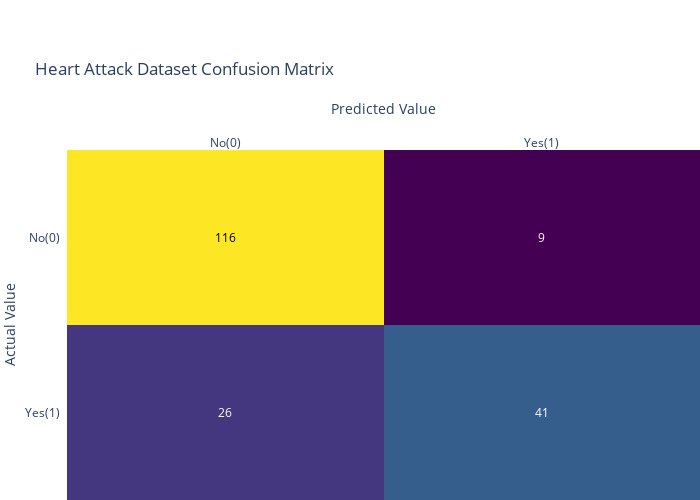
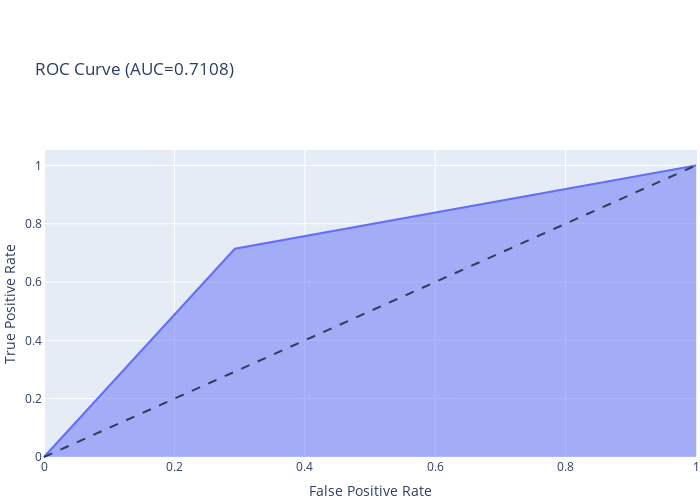

Here is the notebook cell these charts were saved with, in order:
### Markdown cell above
**In the Tutorial Completion Document, describe your findings.**

b. Evaluate the above model. List your observations. Plot the confusion matrix (Accuracy, Precesion, Recall and F1 Score) and ROC curve.

### Code cell
# Use the model from previous step (TASK I.a)

# To-do: Evaluate the above model.
# List your observations. Plot the confusion matrix (Accuracy, Precesion, Recall and F1 Score) and ROC curve.
fig = ff.create_annotated_heatmap(cnf_matrix, x=names, y=names, colorscale=px.colors.sequential.Viridis)

fig.update_layout(title='Heart Attack Dataset Confusion Matrix',
                  autosize=False,
                  width=700,
                  height=500,
                  margin=dict(
                      t=150,
                      l=0,
                      r=0,
                      b=0,
                  ),
                  xaxis_title='Predicted Value',
                  yaxis_categoryorder='category descending',
                  yaxis_title='Actual Value')
fig.show()

# crosstab
pd.crosstab(y_test, y_pred, rownames = ['Actual'], colnames =['Predicted'], margins = True)

# classification report
target_names = ['without heart attack', 'with heart attack']
print(classification_report(y_test, y_pred, target_names=target_names))

# ROC
fpr, tpr, thresholds = roc_curve(y_test, y_pred)

fig = px.area(
    x=fpr, y=tpr,
    title=f'ROC Curve (AUC={auc(fpr, tpr):.4f})',
    labels=dict(x='False Positive Rate', y='True Positive Rate')
)
fig.add_shape(
    type='line', line=dict(dash='dash'),
    x0=0, x1=1, y0=0, y1=1
)

fig.update_layout(
    autosize=False,
    width=700,
    height=500,
    margin=dict(
        t=150,
        l=0,
        r=0,
        b=0,
    ))

fig.show()

### Figure 1 — Plotly figure (JSON) as saved in the notebook; plotly's stock layout.template omitted (floating-point values rounded to 4 significant figures)
{"data": [{"colorscale": [[0, "#440154"], [0.1111, "#482878"], [0.2222, "#3e4989"], [0.3333, "#31688e"], [0.4444, "#26828e"], [0.5556, "#1f9e89"], [0.6667, "#35b779"], [0.7778, "#6ece58"], [0.8889, "#b5de2b"], [1, "#fde725"]], "reversescale": false, "showscale": false, "type": "heatmap", "x": ["No(0)", "Yes(1)"], "y": ["No(0)", "Yes(1)"], "z": [[116, 9], [26, 41]]}], "layout": {"annotations": [{"font": {"color": "#000000"}, "showarrow": false, "text": "116", "x": "No(0)", "xref": "x", "y": "No(0)", "yref": "y"}, {"font": {"color": "#FFFFFF"}, "showarrow": false, "text": "9", "x": "Yes(1)", "xref": "x", "y": "No(0)", "yref": "y"}, {"font": {"color": "#FFFFFF"}, "showarrow": false, "text": "26", "x": "No(0)", "xref": "x", "y": "Yes(1)", "yref": "y"}, {"font": {"color": "#FFFFFF"}, "showarrow": false, "text": "41", "x": "Yes(1)", "xref": "x", "y": "Yes(1)", "yref": "y"}], "autosize": false, "height": 500, "margin": {"b": 0, "l": 0, "r": 0, "t": 150}, "title": {"text": "Heart Attack Dataset Confusion Matrix"}, "width": 700, "xaxis": {"dtick": 1, "gridcolor": "rgb(0, 0, 0)", "side": "top", "ticks": "", "title": {"text": "Predicted Value"}}, "yaxis": {"categoryorder": "category descending", "dtick": 1, "ticks": "", "ticksuffix": "  ", "title": {"text": "Actual Value"}}}}

### Figure 2 — Plotly figure (JSON) as saved in the notebook; plotly's stock layout.template omitted (floating-point values rounded to 4 significant figures)
{"data": [{"fillpattern": {"shape": ""}, "hovertemplate": "False Positive Rate=%{x}<br>True Positive Rate=%{y}<extra></extra>", "legendgroup": "", "line": {"color": "#636efa"}, "marker": {"symbol": "circle"}, "mode": "lines", "name": "", "orientation": "v", "showlegend": false, "stackgroup": "1", "type": "scatter", "x": [0, 0.2927, 1], "xaxis": "x", "y": [0, 0.7143, 1], "yaxis": "y"}], "layout": {"autosize": false, "height": 500, "legend": {"tracegroupgap": 0}, "margin": {"b": 0, "l": 0, "r": 0, "t": 150}, "shapes": [{"line": {"dash": "dash"}, "type": "line", "x0": 0, "x1": 1, "y0": 0, "y1": 1}], "title": {"text": "ROC Curve (AUC=0.7108)"}, "width": 700, "xaxis": {"anchor": "y", "domain": [0, 1], "title": {"text": "False Positive Rate"}}, "yaxis": {"anchor": "x", "domain": [0, 1], "title": {"text": "True Positive Rate"}}}}
